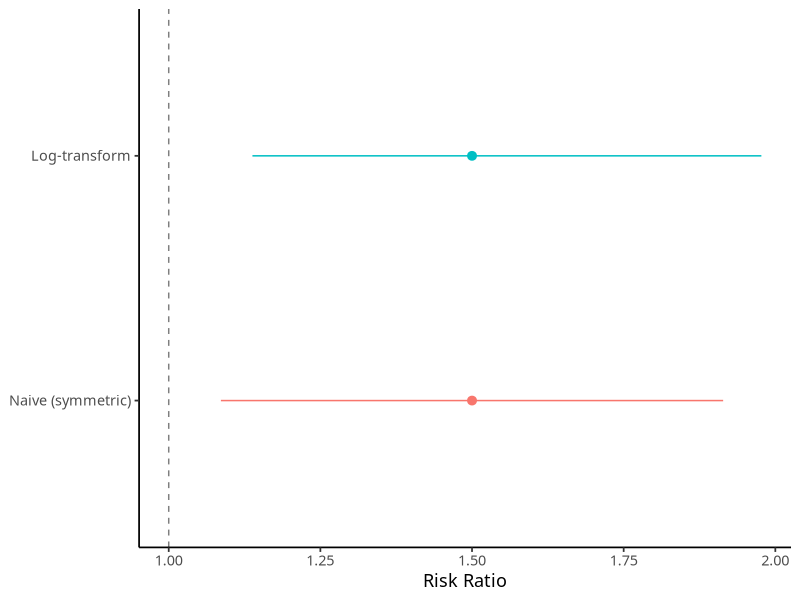

Write R code to recreate this figure.
## ---- chunk 1
#| label: fig-ci-comparison
#| fig-cap: "RR の 95% 信頼区間。対数変換による非対称な区間と、素朴な対称の区間の比較。"
#| echo: false
#| message: false

library(tidyverse)

tribble(
  ~method             , ~rr   , ~lower , ~upper ,
  "Log-transform"     , 1.500 , 1.138  , 1.977  ,
  "Naive (symmetric)" , 1.500 , 1.086  , 1.914
) |>
  mutate(method = fct_inorder(method) |> fct_rev()) |>
  ggplot(aes(x = rr, y = method, xmin = lower, xmax = upper, color = method)) +
  geom_vline(xintercept = 1, linetype = "dashed", colour = "grey50") +
  geom_pointrange() +
  scale_x_continuous(breaks = scales::breaks_width(0.25)) +
  labs(x = "Risk Ratio", y = NULL) +
  theme_classic(
    base_family = "ubuntu",
    base_size = 13,
  ) +
  theme(legend.position = "none")
